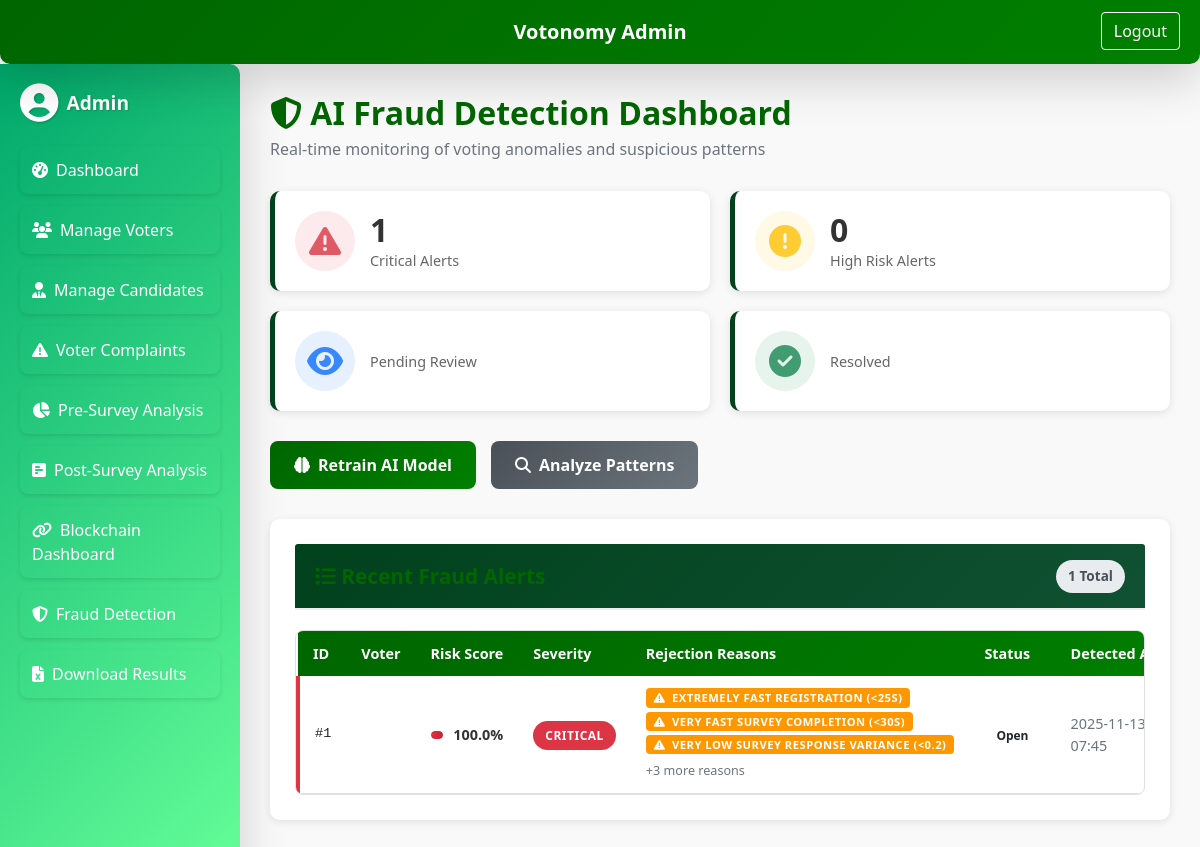
/admin/fraud/dashboard (signed in), run on the app's committed database.
### models.py (models this page shows, shortened)
class FraudAlert(db.Model):
    __tablename__ = 'fraud_alert'
    id = db.Column(db.Integer, primary_key=True)
    voter_id = db.Column(db.String(100), db.ForeignKey('voter.voter_id'), nullable=True)
    admin_id = db.Column(db.Integer, db.ForeignKey('admin.id'), nullable=True)
    alert_type = db.Column(db.String(50), nullable=False)  # 'bot', 'coordination', 'timing', etc.
    severity = db.Column(db.String(20), nullable=False)    # 'low', 'medium', 'high', 'critical'
    risk_score = db.Column(db.Float, nullable=False)
    description = db.Column(db.Text)
    detected_patterns = db.Column(db.JSON)  # What triggered the alert
    red_flags = db.Column(db.JSON)          # List of suspicious factors
    status = db.Column(db.String(20), default='open')  # 'open', 'investigating', 'false_positive', 'confirmed'
    admin_notes = db.Column(db.Text)
    action_taken = db.Column(db.String(100))  # 'blocked', 'flagged', 'verified', 'ignored'
    resolved_at = db.Column(db.DateTime)
    resolved_by = db.Column(db.Integer, db.ForeignKey('admin.id'))
    created_at = db.Column(db.DateTime, default=datetime.utcnow)
    voter = db.relationship('Voter', backref='fraud_alerts', foreign_keys=[voter_id])

### admin.py (the view)
@admin_bp.route('/fraud/dashboard')
@admin_login_required
def fraud_dashboard():
    from models import BehaviorLog, FraudAlert, IPCluster
    from fraud_detection.fraud_detector import get_fraud_detector
    total_logs = BehaviorLog.query.count()
    total_alerts = FraudAlert.query.count()
    open_alerts = FraudAlert.query.filter_by(status='open').count()
    critical_alerts = FraudAlert.query.filter_by(severity='critical', status='open').count()
    high_alerts = FraudAlert.query.filter_by(severity='high', status='open').count()
    recent_alerts = FraudAlert.query.order_by(FraudAlert.created_at.desc()).limit(20).all()
    high_risk_logs = BehaviorLog.query.filter(
        BehaviorLog.behavioral_risk_score >= 70
    ).order_by(BehaviorLog.behavioral_risk_score.desc()).limit(10).all()
    suspicious_clusters = IPCluster.query.filter(
        IPCluster.risk_assessment.in_(['suspicious', 'fraud'])
    ).order_by(IPCluster.coordination_score.desc()).limit(10).all()
    fraud_detector = get_fraud_detector()
    fd_stats = fraud_detector.get_statistics()
    stats = {
        'total_behavior_logs': total_logs,
        'total_alerts': total_alerts,
        'open_alerts': open_alerts,
        'critical_alerts': critical_alerts,
        'high_alerts': high_alerts,
        'model_trained': fd_stats['model_trained']
    }
    return render_template('admin/fraud_dashboard.html',
                         stats=stats,
                         alerts=recent_alerts,  # Template expects 'alerts', not 'recent_alerts'
                         high_risk_logs=high_risk_logs,
                         suspicious_clusters=suspicious_clusters)

### admin.py (called while the page is built)
def admin_login_required(func):
    @wraps(func)
    def wrapper(*args, **kwargs):
        if not session.get("admin_logged_in"):
            return redirect(url_for("admin_bp.admin_login"))
        return func(*args, **kwargs)
    return wrapper

### fraud_detection/fraud_detector.py (called while the page is built)
def get_fraud_detector():
    global _fraud_detector
    if _fraud_detector is None:
        _fraud_detector = FraudDetector()
    return _fraud_detector

    def get_statistics(self):
        total_logs = BehaviorLog.query.count()
        total_alerts = FraudAlert.query.count()
        open_alerts = FraudAlert.query.filter_by(status='open').count()
        critical_alerts = FraudAlert.query.filter_by(severity='critical').count()
        return {
            'total_behavior_logs': total_logs,
            'total_alerts': total_alerts,
            'open_alerts': open_alerts,
            'critical_alerts': critical_alerts,
            'model_trained': self.model is not None
        }

### templates/admin/fraud_dashboard.html (shortened to what this page needs)
{% extends "admin/base_admin.html" %}
{% block content %}
<div class="dashboard-header">
  <h2><i class="fas fa-shield-alt"></i> AI Fraud Detection Dashboard</h2>
  <p class="text-muted">Real-time monitoring of voting anomalies and suspicious patterns</p>
</div>
<div class="stats-grid">
  <div class="stat-card stat-card-danger">
    <div class="stat-icon">
      <i class="fas fa-exclamation-triangle"></i>
    </div>
    <div class="stat-content">
      <h3>{{ stats.critical_alerts }}</h3>
      <p>Critical Alerts</p>
    </div>
  </div>
  <div class="stat-card stat-card-warning">
    <div class="stat-icon">
      <i class="fas fa-exclamation-circle"></i>
    </div>
    <div class="stat-content">
      <h3>{{ stats.high_alerts }}</h3>
      <p>High Risk Alerts</p>
    </div>
  </div>
  <div class="stat-card stat-card-info">
    <div class="stat-icon">
      <i class="fas fa-eye"></i>
    </div>
    <div class="stat-content">
      <p>Pending Review</p>
    </div>
  </div>
  <div class="stat-card stat-card-success">
    <div class="stat-icon">
      <i class="fas fa-check-circle"></i>
    </div>
    <div class="stat-content">
      <p>Resolved</p>
    </div>
  </div>
</div>
<div class="action-buttons">
  <form action="{{ url_for('admin_bp.retrain_fraud_model') }}" method="POST" class="d-inline">
    <button type="submit" class="btn-action btn-primary">
      <i class="fas fa-brain"></i> Retrain AI Model
    </button>
  </form>
  <form action="{{ url_for('admin_bp.analyze_fraud_patterns') }}" method="POST" class="d-inline">
    <button type="submit" class="btn-action btn-secondary">
      <i class="fas fa-search"></i> Analyze Patterns
    </button>
  </form>
</div>
<div class="content-card">
  <div class="card-header">
    <h3><i class="fas fa-list"></i> Recent Fraud Alerts</h3>
    <span class="badge-total">{{ alerts|length }} Total</span>
  </div>
  <div class="table-scroll-container">
    <table class="data-table">
      <thead>
        <tr>
          <th>ID</th>
          <th>Voter</th>
          <th>Risk Score</th>
          <th>Severity</th>
          <th>Rejection Reasons</th>
          <th>Status</th>
          <th>Detected At</th>
        </tr>
      </thead>
      <tbody>
        {% if alerts %}
          {% for alert in alerts %}
          <tr class="alert-row alert-row-{{ alert.severity }}">
            <td class="text-monospace">#{{ alert.id }}</td>
            <td>
            </td>
            <td>
              <div class="risk-score-container">
                <div class="risk-score-bar">
                  <div class="risk-score-fill risk-score-fill-{{ alert.severity }}" style="width: {{ alert.risk_score }}%"></div>
                </div>
                <span class="risk-score-value">{{ "%.1f"|format(alert.risk_score) }}%</span>
              </div>
            </td>
            <td>
              <span class="badge-severity badge-severity-{{ alert.severity }}">
                {{ alert.severity|upper }}
              </span>
            </td>
            <td>
              <div class="red-flags-list">
                {% if alert.red_flags %}
                  {% for flag in alert.red_flags[:3] %}
                    <span class="badge badge-warning">
                      <i class="fas fa-exclamation-triangle"></i> {{ flag }}
                    </span>
                  {% endfor %}
                  {% if alert.red_flags|length > 3 %}
                    <small class="text-muted" style="display: block; margin-top: 4px;">
                      +{{ alert.red_flags|length - 3 }} more reasons
                    </small>
                  {% endif %}
                {% else %}
                  <span class="text-muted" style="font-size: 0.85rem;">No flags</span>
                {% endif %}
              </div>
            </td>
            <td>
              <span class="badge-status badge-status-{{ alert.status }}">
                {{ alert.status|replace('_', ' ')|title }}
              </span>
            </td>
            <td class="text-muted">{{ alert.created_at.strftime('%Y-%m-%d %H:%M') }}</td>
          </tr>
          {% endfor %}
        {% endif %}
      </tbody>
    </table>
  </div>
</div>
{% endblock %}

### templates/admin/fraud_dashboard.html (style rules this page uses)
.red-flags-list { display: flex; flex-wrap: wrap; gap: 4px; max-width: 350px; }
.red-flags-list .badge { background-color: #ff9800; color: white; padding: 4px 8px; border-radius: 4px; font-size: 0.7rem; white-space: nowrap; }
.red-flags-list .badge i { margin-right: 3px; }

### data on the page
FraudAlert: id "1", risk_score "100.0", severity "CRITICAL", 3 "EXTREMELY FAST REGISTRATION (<25S)" "VERY FAST SURVEY COMPLETION (<30S)" "VERY LOW SURVEY RESPONSE VARIANCE (<0.2)", red_flags|length "3", status "Open", created_at "2025-11-13 07:45"

### other printed values
{{ stats.critical_alerts }} "1"
{{ stats.high_alerts }} "0"
{{ alerts|length }} "1"
